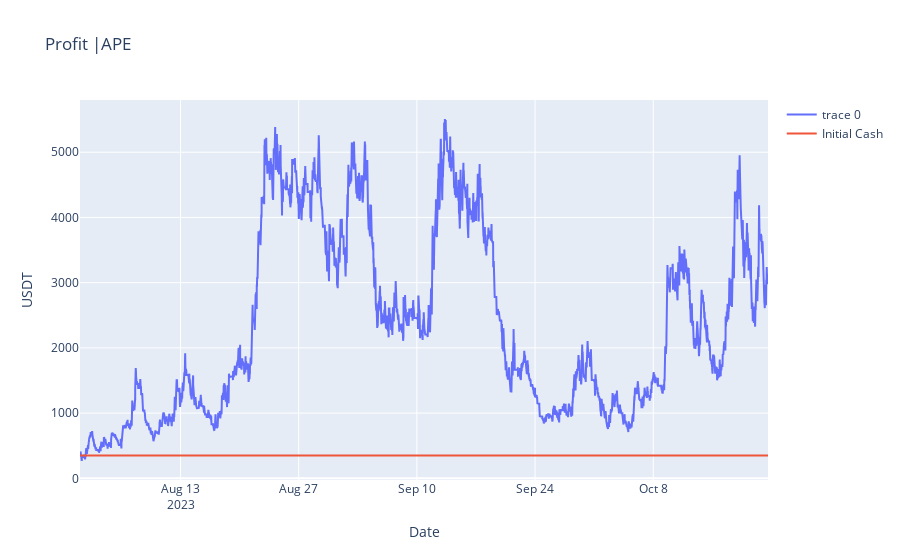

This figure's notebook cell:
### Code cell
import plotly.graph_objects as go

fig = go.Figure(data=[go.Scatter(x=stats['_equity_curve'].index, y=stats['_equity_curve']['Equity'],name='Equity')])
#add a initial cash line
fig.add_trace(go.Scatter(x=stats['_equity_curve'].index, y=[init_cash]*len(stats['_equity_curve'].index), name='Initial Cash'))
fig.update_layout(title='Profit |'+symbol, yaxis_title='USDT', xaxis_title='Date')
fig.show()

### Figure 1 — Plotly figure (JSON) as saved in the notebook; plotly's stock layout.template omitted (floating-point values rounded to 4 significant figures; data arrays with more than 128 entries replaced by an {"elided": "..."} marker saying what was removed)
{"data": [{"type": "scatter", "x": {"elided": "23473 str values"}, "y": {"elided": "23473 float values"}}, {"name": "Initial Cash", "type": "scatter", "x": {"elided": "23473 str values"}, "y": {"elided": "23473 int values"}}], "layout": {"title": {"text": "Profit |APE"}, "xaxis": {"title": {"text": "Date"}}, "yaxis": {"title": {"text": "USDT"}}}}
